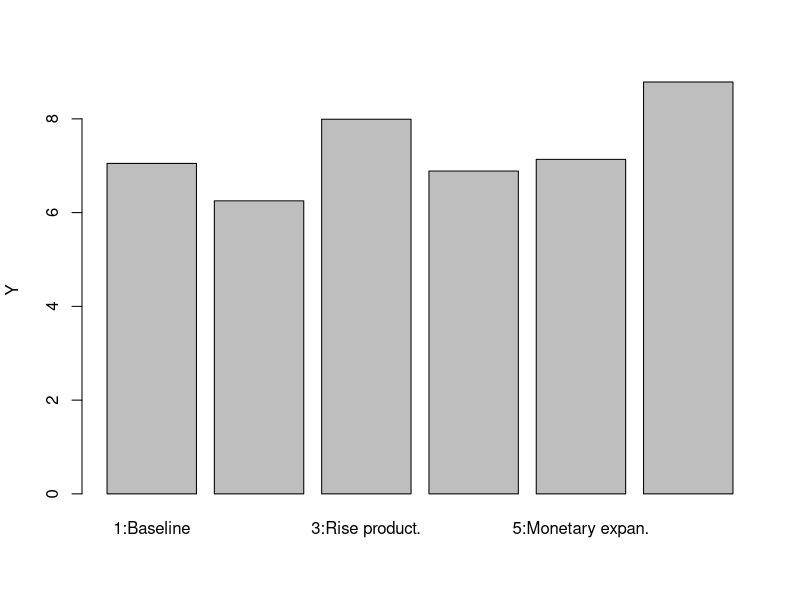
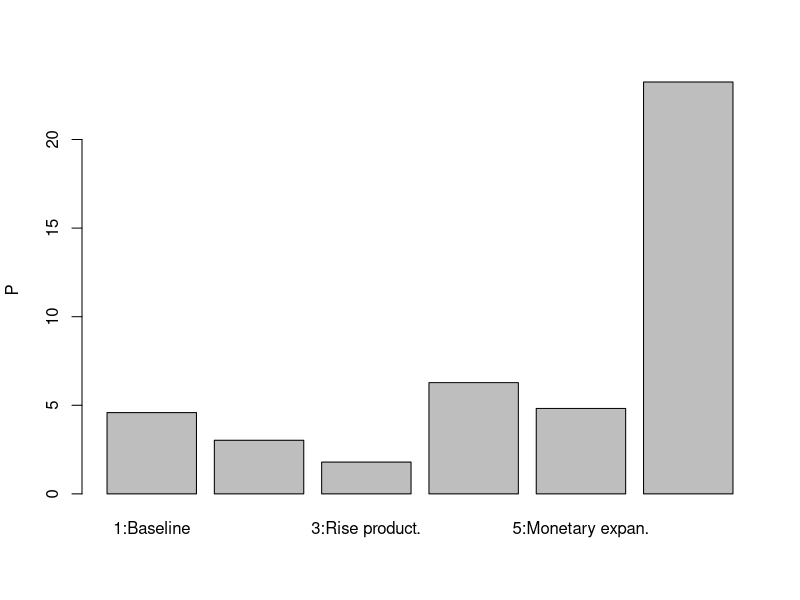
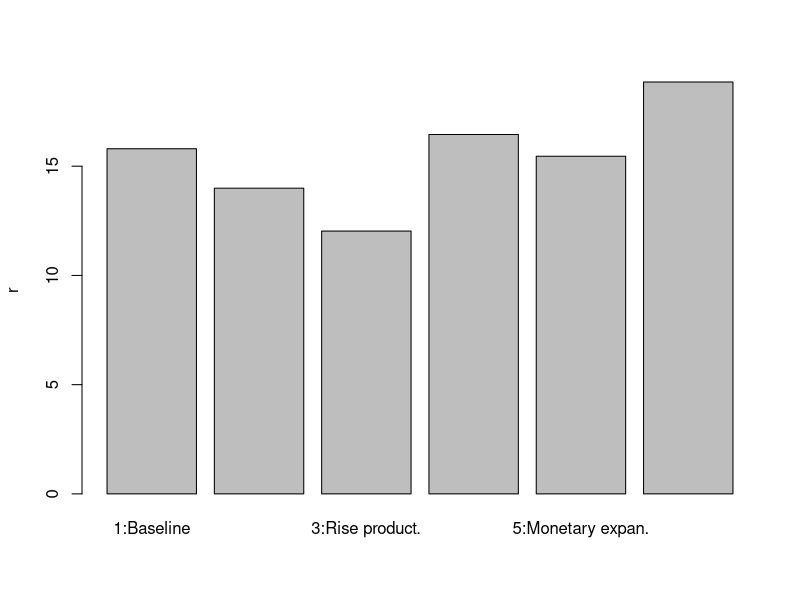
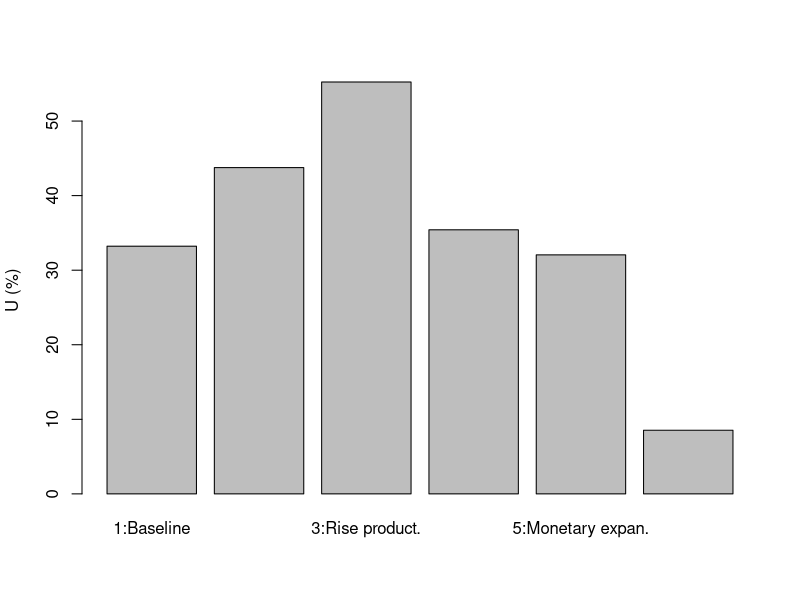
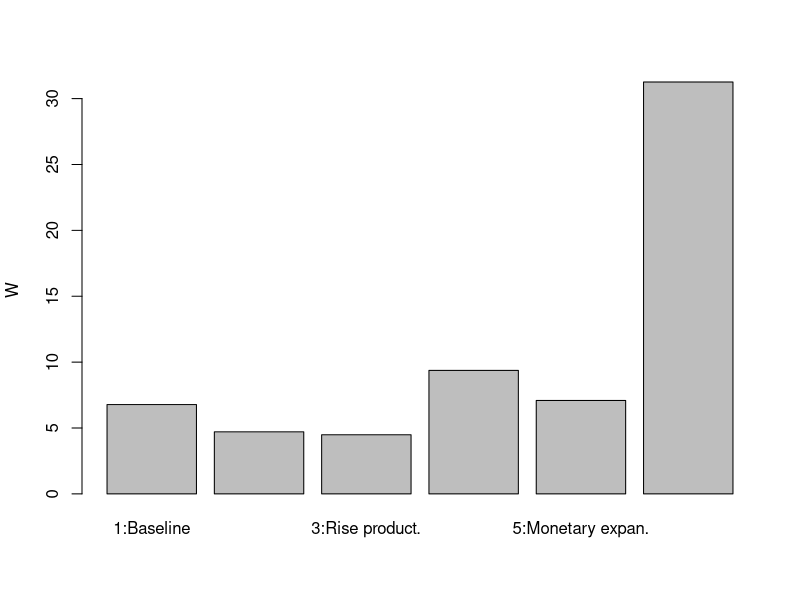
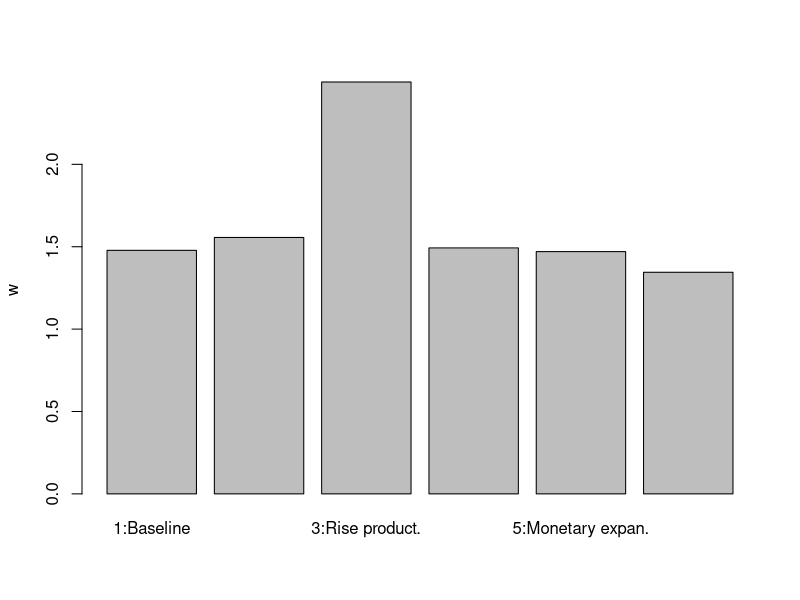
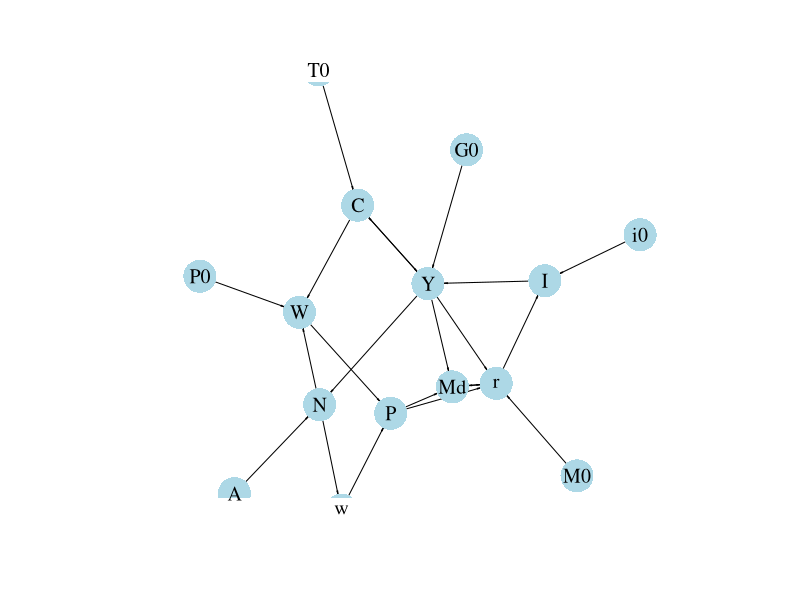

Reproduce these figures in R, in order.
## ---- chunk 1

#Clear the environment
rm(list=ls(all=TRUE))

# Set number of scenarios (including baseline)
S=6

#Create vector in which equilibrium solutions from different parameterisations will be stored
Y_star=vector(length=S) # Income/output
C_star=vector(length=S) # Consumption
I_star=vector(length=S) # Investment
r_star=vector(length=S) # Real interest rate
N_star=vector(length=S) # Employment
U_star=vector(length=S) # Unemployment rate
P_star=vector(length=S) # Price level
w_star=vector(length=S) # Real wage
W_star=vector(length=S) # Nominal wage

# Set exogenous variables that will be shifted
i0=vector(length=S) # autonomous investment (animal spirits)
M0=vector(length=S) # money supply
G0=vector(length=S) # government spending
P0=vector(length=S) # expected price level
A=vector(length=S)  # Exogenous productivity

# Construct different scenarios
A[]=2  
i0[]=2
M0[]=5   
G0[]=1   
P0[]=1

for (i in 1:S){ 
  if (i==2){# scenario 2: fall in animal spirits
    i0[2]=1.5
  }
  if (i==3){# scenario 3: increase in productivity
    A[3]=3
  }
  if (i==4){# scenario 4: increase in expected price level
  P0[4]=1.5  
  }
  if (i==5){# scenario 5: monetary expansion 
    M0[5]=6
  }
  if (i==6){# scenario 6: fiscal expansion
    G0[6]=2  
  }
}  

#Set constant parameter values
c0=2   # Autonomous consumption
c1=0.6 # Sensitivity of consumption with respect to the income (marginal propensity to consume)
i1=0.1 # Sensitivity of investment with respect to the interest rate
m1=0.2 # Sensitivity of money demand with respect to income
m2=0.4 # Sensitivity of money demand with respect to interest rate
Nf=5   # Full employment/labour force
K=4    # Exogenous capital stock
a=0.3  # Capital elasticity of output
b=0.4  # household preference for leisure
T0=1   # tax revenues
m0=6   # liquidity preference

# Initialise endogenous variables at some arbitrary positive value 
Y=1
C=1
I=1
r=1
P=1
w=1
N=1
W=1

#Solve this system numerically through 1000 iterations based on the initialisation

for (i in 1:S){
  
  for (iterations in 1:1000){
    
    #Model equations
    
    # Goods market equilibrium
    Y = C + I + G0[i]
    
    # Consumption demand
    C = c0 + c1*(Y-T0)
    
    # Investment demand
    I = i0[i] - i1*r
    
    # Money market, solved for interest rate
    r = (m0 - (M0[i]/P))/m2 + m1*Y/m2
    
    #Unemployment rate
    U = (1 - N/Nf)
    
    #Real wage 
    w = A[i]*(1-a)*(K^a)*N^(-a)
    
    #Nominal wage 
    W= (P0[i]*b*C)/(1- (N/Nf))
    
    #Price level 
    P = W/w
    
    #Employment 
    N = (Y/(A[i]*(K^a)))^(1/(1-a))

}
  
  #Save results for different parameterisations in vector
  Y_star[i]=Y
  C_star[i]=C
  I_star[i]=I
  r_star[i]=r
  N_star[i]=N
  U_star[i]=U
  P_star[i]=P
  w_star[i]=w
  W_star[i]=W

}

## ---- chunk 2
#| label: fig-output-neocl-macro
#| fig-cap: Output
barplot(Y_star, ylab="Y", names.arg=c("1:Baseline", "2:Fall animal spirits", "3:Rise product.",
                                      "4:Rise exp. price", "5:Monetary expan.", "6:Fiscal expan."))

## ---- chunk 3
#| label: fig-price-level-neocl-macro
#| fig-cap: Price level
barplot(P_star, ylab="P", names.arg=c("1:Baseline", "2:Fall animal spirits", "3:Rise product.",
                                      "4:Rise exp. price", "5:Monetary expan.", "6:Fiscal expan."))

## ---- chunk 4
#| label: fig-interest_rate-neocl-macro
#| fig-cap: Interest rate
barplot(r_star, ylab="r", names.arg=c("1:Baseline", "2:Fall animal spirits", "3:Rise product.",
                                      "4:Rise exp. price", "5:Monetary expan.", "6:Fiscal expan."))

## ---- chunk 5
#| label: fig-unemployment-neocl-macro
#| fig-cap: Unemployment rate
barplot(U_star*100, ylab="U (%)", names.arg=c("1:Baseline", "2:Fall animal spirits", "3:Rise product.",
                                              "4:Rise exp. price", "5:Monetary expan.", "6:Fiscal expan."))

## ---- chunk 6
#| label: fig-nominal-wage-neocl-macro
#| fig-cap: Nominal wage

barplot(W_star, ylab="W", names.arg=c("1:Baseline", "2:Fall animal spirits", "3:Rise product.",
                                      "4:Rise exp. price", "5:Monetary expan.", "6:Fiscal expan."))
## ---- chunk 7
#| label: fig-real-wage-neocl-macro
#| fig-cap: Real wage

barplot(w_star, ylab="w", names.arg=c("1:Baseline", "2:Fall animal spirits", "3:Rise product.",
                                      "4:Rise exp. price", "5:Monetary expan.", "6:Fiscal expan."))

## ---- chunk 8
Y_star[6]-Y_star[1] # numerical approach

m2/((1-c1)*m2+i1*m1) # analytical approach
## ---- chunk 9
#| message: false
#| label: fig-dg-neoclmacro
#| fig-cap: Directed graph of Neoclassical Synthesis model

## Create directed graph
# Construct auxiliary Jacobian matrix for 15 variables: Y, C, I, G, T, r, w, W, P, M0, N, i0, A, P0, Md

M_mat=matrix(c(0,1,1,1,0,0,0,0,0,0,0,0,0,0,0,
               1,0,0,0,1,0,0,0,0,0,0,0,0,0,0,
               0,0,0,0,0,1,0,0,0,0,0,1,0,0,0,
               0,0,0,0,0,0,0,0,0,0,0,0,0,0,0,
               0,0,0,0,0,0,0,0,0,0,0,0,0,0,0,
               1,0,0,0,0,0,0,0,1,1,0,0,0,0,1,
               0,0,0,0,0,0,0,0,0,0,1,0,0,0,0,
               0,1,0,0,0,0,0,0,0,0,1,0,0,1,0,
               0,0,0,0,0,0,1,1,0,0,0,0,0,0,0,
               0,0,0,0,0,0,0,0,0,0,0,0,0,0,0,
               1,0,0,0,0,0,0,0,0,0,0,0,1,0,0,
               0,0,0,0,0,0,0,0,0,0,0,0,0,0,0,
               0,0,0,0,0,0,0,0,0,0,0,0,0,0,0,
               0,0,0,0,0,0,0,0,0,0,0,0,0,0,0,
               1,0,0,0,0,1,0,0,1,0,0,0,0,0,0), 15, 15, byrow=TRUE)

# Create adjacency matrix from transpose of auxiliary Jacobian and add column names
A_mat=t(M_mat)
colnames(A_mat) = c("Y", "C", "I", "G0", "T0", "r", "w", "W", "P", "M0", "N", "i0", "A", "P0", "Md")

# Create and plot directed graph from adjacency matrix
library(igraph)
dg= graph_from_adjacency_matrix(A_mat, mode="directed", weighted= NULL)
plot(dg, main="", vertex.size=15, vertex.color="lightblue", 
     vertex.label.color="black", edge.arrow.size=0.15, edge.width=1,
     edge.arrow.width=0.4, edge.color="black", vertex.label.cex=1.2, vertex.frame.color="NA", margin=-0.2)

